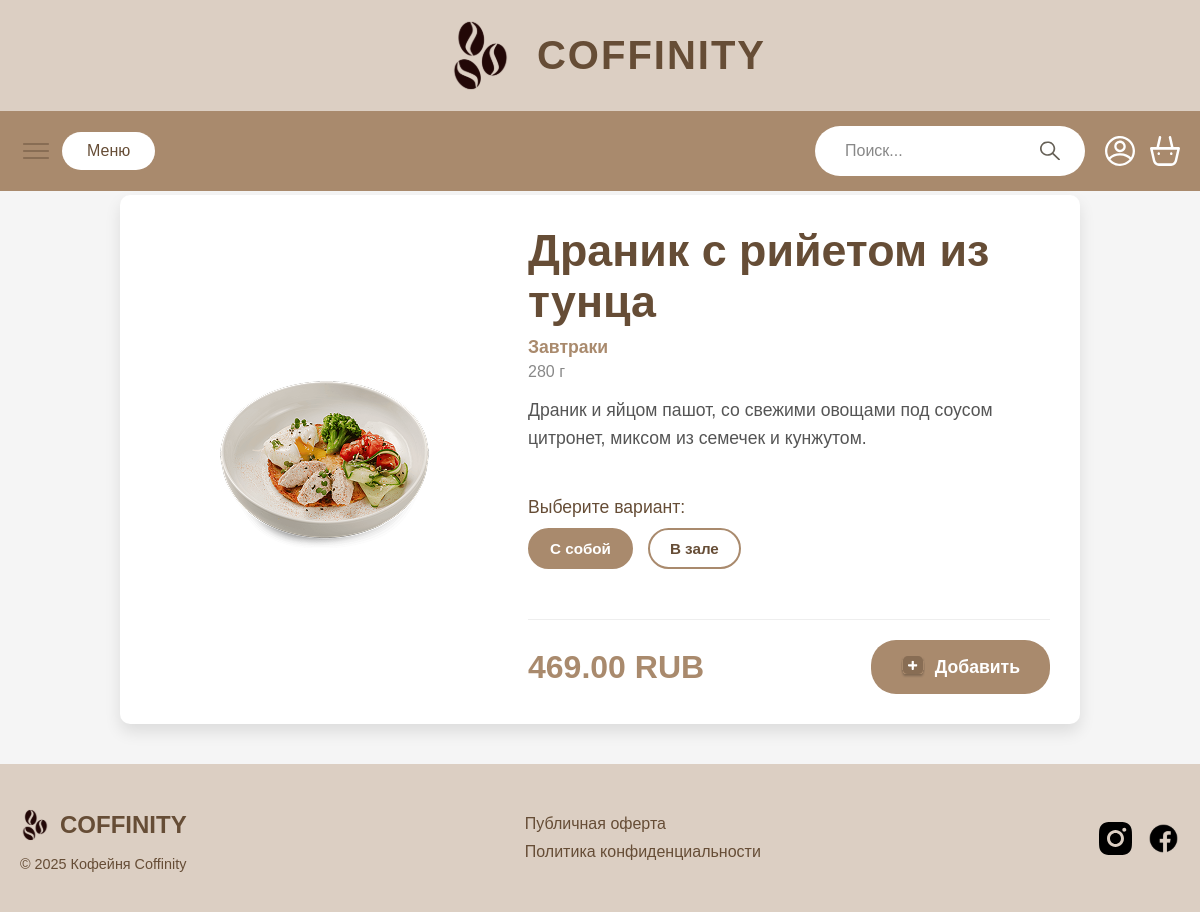
Screenshot of /product/4/ with the database file from the repository.
### CoffeeHouse/models.py (models this page shows, shortened)
class Products(models.Model):
    name = models.CharField("Название", max_length=100)
    price = models.DecimalField("Цена", max_digits=10, decimal_places=2)
    category = models.ForeignKey(
        CategoriesOfProducts,
        on_delete=models.CASCADE,
        verbose_name="Категория"
    )
    image = models.ImageField("Изображение", upload_to='products/', null=True, blank=True)
    description = models.TextField("Описание", null=True, blank=True)
    weight_volume = models.CharField("Вес/Объем", max_length=50, null=True, blank=True)
    class Meta:
        verbose_name = "Товар"
        verbose_name_plural = "Товары"

class CategoriesOfProducts(models.Model):
    category_name = models.CharField("Название категории", max_length=100)
    class Meta:
        verbose_name = "Категория товаров"
        verbose_name_plural = "Категории товаров"

### CoffeeHouse/views.py (the view)
# urls.py: path('product/<int:pk>/', product_detail, name='product_detail'),
def product_detail(request, pk):
    product = get_object_or_404(Products, pk=pk)
    return render(request, 'product-detail.html', {'product': product})

### CoffeeHouse/templates/product-detail.html
{% extends 'base.html' %}
{% load static %}
{% block main %}
<main class="product-detail-main">
    <div class="product-detail-container">
        <div class="product-detail-image-wrapper">
            {% if product.image %}
            <img src="{{ product.image.url }}" alt="{{ product.name }}" class="product-detail-image">
            {% else %}
            <img src="{% static 'CoffeeHouse/images/umolch.jpg' %}" alt="{{ product.name }}" class="product-detail-image">
            {% endif %}
        </div>
        <div class="product-detail-info">
            <h1 class="product-detail-name">{{ product.name }}</h1>
            <p class="product-detail-category">{{ product.category.category_name }}</p>
            <p class="product-detail-weight-volume">{{ product.weight_volume }}</p>
            <p class="product-detail-description">{{ product.description }}</p>
            <div class="product-detail-options">
                <p>Выберите вариант:</p>
                <div class="option-buttons">
                    <button class="option-btn active">С собой</button>
                    <button class="option-btn">В зале</button>
                </div>
            </div>
            <div class="product-detail-actions">
                <span class="product-detail-price">{{ product.price }} RUB</span>
                <button class="add-to-cart-btn-large">
                    <img src="{% static 'CoffeeHouse/images/dobavCor.svg' %}" alt="Добавить в корзину"> Добавить
                </button>
            </div>
        </div>
    </div>
</main>
{% endblock %}

### CoffeeHouse/static/CoffeeHouse/css/style.css (style rules this page uses)
* { margin: 0; padding: 0; box-sizing: border-box; }
body { font-family: Arial, sans-serif; background-color: #f5f5f5; min-height: 100vh; display: flex; flex-direction: column; padding-top: 155px; }
.product-detail-main { max-width: 1000px; margin: 40px auto; padding: 0 20px; background-color: #f5f5f5; }
.product-detail-container { display: flex; flex-direction: row; background-color: white; border-radius: 10px; box-shadow: 0 8px 16px rgba(0, 0, 0, 0.1); overflow: hidden; padding: 30px; gap: 30px; flex-wrap: wrap; }
.product-detail-image-wrapper { flex: 1; min-width: 300px; display: flex; justify-content: center; align-items: center; }
.product-detail-image { max-width: 100%; height: auto; border-radius: 8px; object-fit: cover; }
.product-detail-info { flex: 1.5; min-width: 300px; display: flex; flex-direction: column; justify-content: space-between; }
.product-detail-name { font-size: 2.8rem; color: #664d36; margin-bottom: 10px; }
.product-detail-category { font-size: 1.1rem; color: #A98A6D; margin-bottom: 5px; font-weight: bold; }
.product-detail-weight-volume { font-size: 1rem; color: #888; margin-bottom: 15px; }
.product-detail-description { font-size: 1.1rem; color: #555; line-height: 1.6; margin-bottom: 25px; flex-grow: 1; }
.product-detail-options { margin-top: 20px; margin-bottom: 20px; }
.product-detail-options p { font-size: 1.1rem; color: #664d36; margin-bottom: 10px; }
.option-buttons { display: flex; gap: 15px; }
.option-btn { background-color: white; color: rgba(102, 77, 54, 1); border: 2px solid rgba(169, 138, 109, 1); padding: 10px 20px; border-radius: 25px; cursor: pointer; transition: all 0.3s ease; font-size: 0.95rem; font-weight: bold; }
.option-btn.active { background-color: rgba(169, 138, 109, 1); color: white; }
.product-detail-actions { display: flex; justify-content: space-between; align-items: center; margin-top: 30px; padding-top: 20px; border-top: 1px solid #eee; }
.product-detail-price { font-size: 2rem; font-weight: bold; color: #A98A6D; }
.add-to-cart-btn-large { background-color: rgba(169, 138, 109, 1); color: white; border: none; padding: 15px 30px; border-radius: 25px; cursor: pointer; font-size: 1.1rem; font-weight: bold; display: flex; align-items: center; gap: 10px; transition: all 0.3s ease; }
.add-to-cart-btn-large img { width: 24px; height: 24px; }

### rows the page displays
Products: image (picture), name "Драник с рийетом из тунца", category.category_name "Завтраки", weight_volume "280 г", description "Драник и яйцом пашот, со свежими овощами под соусом цитронет, миксом из семечек и кунжутом.", price "469.00"
